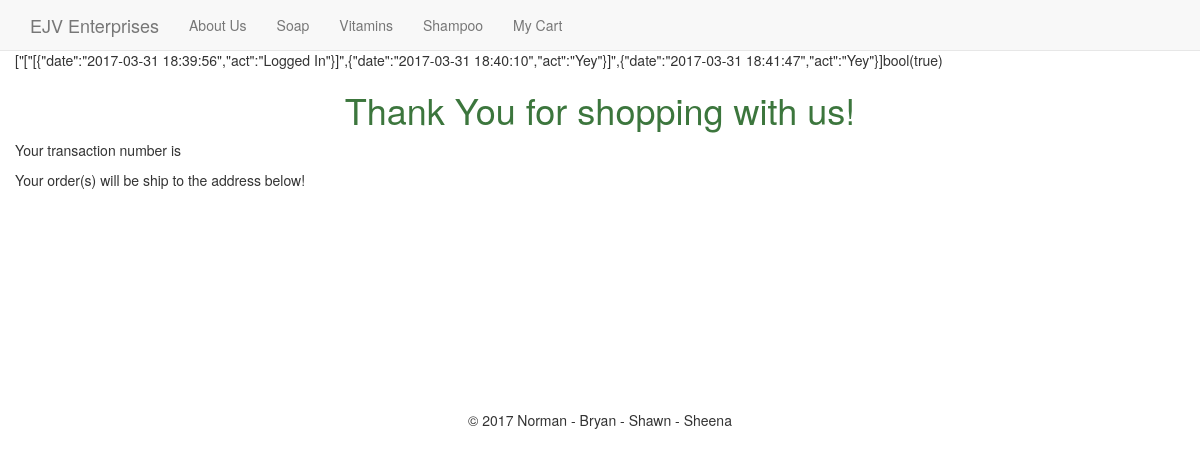
The page /thankyou.php on the database its author committed.
### tables this page shows
CREATE TABLE IF NOT EXISTS `categories` (
  `id` int(11) NOT NULL AUTO_INCREMENT,
  `category` varchar(500) NOT NULL,
  `parent` int(11) NOT NULL DEFAULT '0',
  PRIMARY KEY (`id`)
);

CREATE TABLE IF NOT EXISTS `audit_trail` (
  `id` int(11) NOT NULL AUTO_INCREMENT,
  `record_id` int(11) NOT NULL,
  `user_id` varchar(200) NOT NULL,
  `full_name` varchar(200) NOT NULL,
  `form_record` varchar(255) NOT NULL,
  `date_login` datetime NOT NULL DEFAULT CURRENT_TIMESTAMP,
  `last_logout` datetime NOT NULL,
  `activity` text NOT NULL,
  PRIMARY KEY (`id`)
);

### thankyou.php (the view, shortened to what this page needs)
<?php
require_once $_SERVER['DOCUMENT_ROOT'].'/ejventerprises/core/init.php';
 include 'include/head.php';
 include 'include/navigation.php';
 $full_name = sanitize($_POST['full_name']);
 $email = sanitize($_POST['email']);
 $address= sanitize($_POST['address']);
 $contact = sanitize($_POST['contact']);
 $user_id = sanitize($_POST['user_id']);
 $tax = sanitize($_POST['tax']);
 $sub_total = sanitize($_POST['sub_total']);
 $total = sanitize($_POST['total']);
 $cart_id = sanitize($_POST['cart_id']);
 $description = sanitize($_POST['description']);
?>
<?php
$db->query("INSERT INTO transaction
(cart_id,user_id,full_name,email,address,contact,sub_total,tax,total,description,txn_type)
VALUES
('$cart_id','$user_id','$full_name','$email','$address','$contact','$sub_total','$tax','$total','$description','Cash On Delivery')
");
?>
<?php
$last_id=$db->query("SELECT id FROM `audit_trail` ORDER BY id DESC LIMIT 0 , 1" );
$row=mysqli_fetch_assoc($last_id);
$id = $row['id'];
$cartQ = $db->query("SELECT activity FROM audit_trail WHERE id = '$id'");
$cart = mysqli_fetch_assoc($cartQ);
echo $cart['activity'];
$prev = array();
$prev[] = $cart['activity'];
$date1 = date("Y-m-d H:i:s");
	$log = 'Yey';
	$act = array();
	$act[] = array(
	'date' => $date1,
	'act' => $log,
 );
 $new_act = array_merge($prev,$act);
 $act_json = json_encode($new_act);
	$result = $db->query("UPDATE audit_trail SET activity = '$act_json' WHERE id = '$id'");
	var_dump($result);
?>
<h1 class='text-center text-success'>Thank You for shopping with us!</h1>
<p> Your transaction number is <strong><?=$cart_id;?></strong> </p>
<p>Your order(s) will be ship to the address below!</p>
<address>
	<?=$full_name;?><br>
	<?=$address;?><br>
	<?=$contact;?><br>
</address>
<?php
include 'include/footer.php';
?>

### include/navigation.php (shortened to what this page needs)
<?php
$sql = "SELECT * FROM categories WHERE parent = 0";
$pquery = $db->query($sql);
?>
	<nav class="navbar navbar-default navbar-fixed-top">
	<div class="container">
	<a href="home.php" class="navbar-brand">EJV Enterprises</a>
	<ul class="nav navbar-nav">
	<li>
	<a href="#">About Us</a>
	</li>
	<?php while($parent = mysqli_fetch_assoc($pquery)) : ?>
	<li class="dropdown">
	<a href="#" class="dropdown-toggle" data-toggle="dropdown"><?php echo $parent['category']; ?></a>
	</li>
	<?php endwhile; ?>
	<li><a href="cart.php"  class="pull-right">My Cart</a></li>
	</ul>
	</div></nav>

### css/main.css (style rules this page uses)
body { padding-top:50px; }

### rows shown on the page
categories: category "Soap"
categories: category "Vitamins"
categories: category "Shampoo"
audit_trail: activity "[\"[\"[{\"date\":\"2017-03-31 18:39:56\",\"act\":\"Logged In\"}]\",{\"date\":\"2017-03-31 18:40:10\",\"act\":\"Yey\"}]\",{\"date\":\"2017-03-31 18:41:47\",\"act\":\"Yey\"}]"
